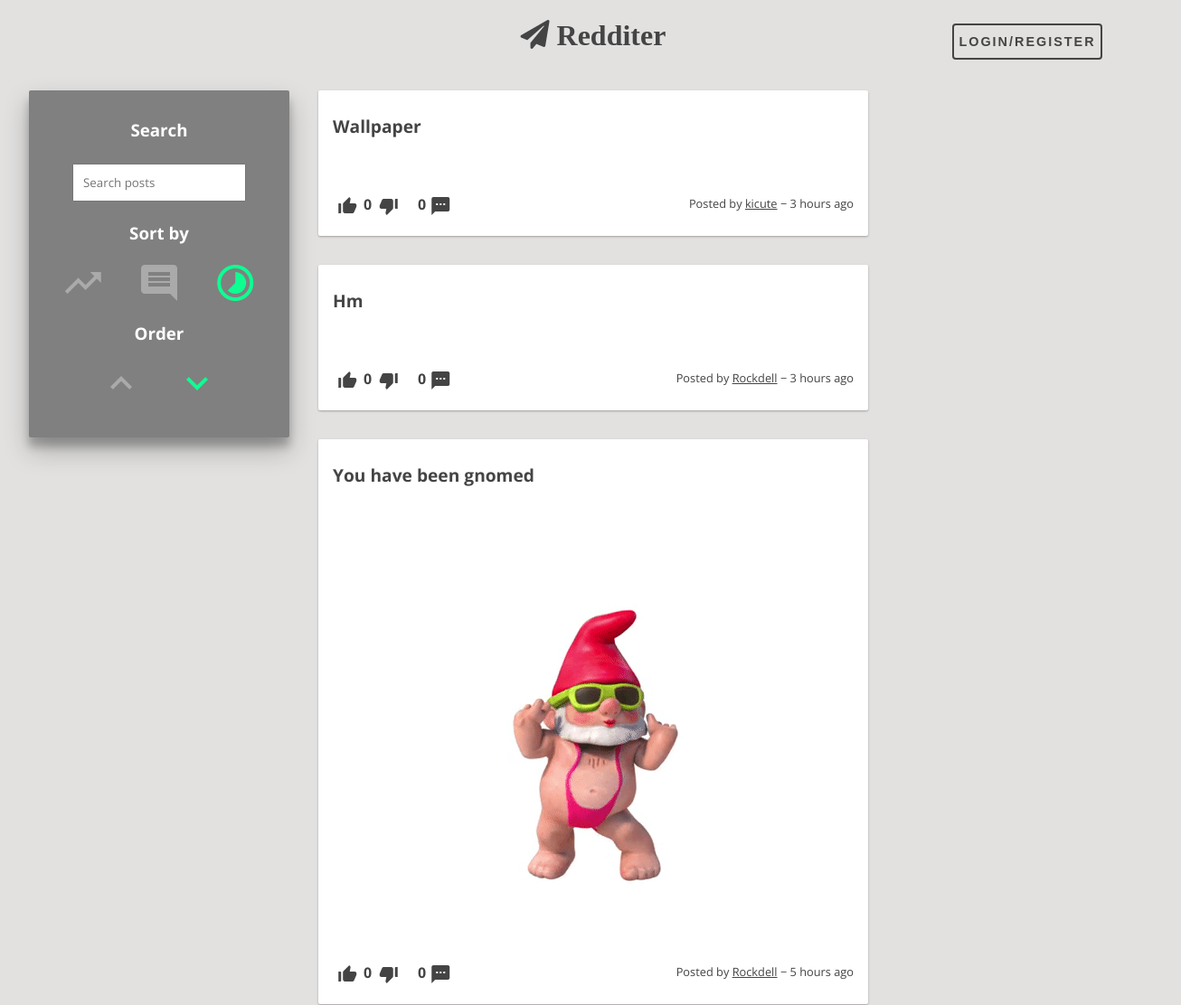
Page /pages/feed.php (upper part) on the earlier database version.
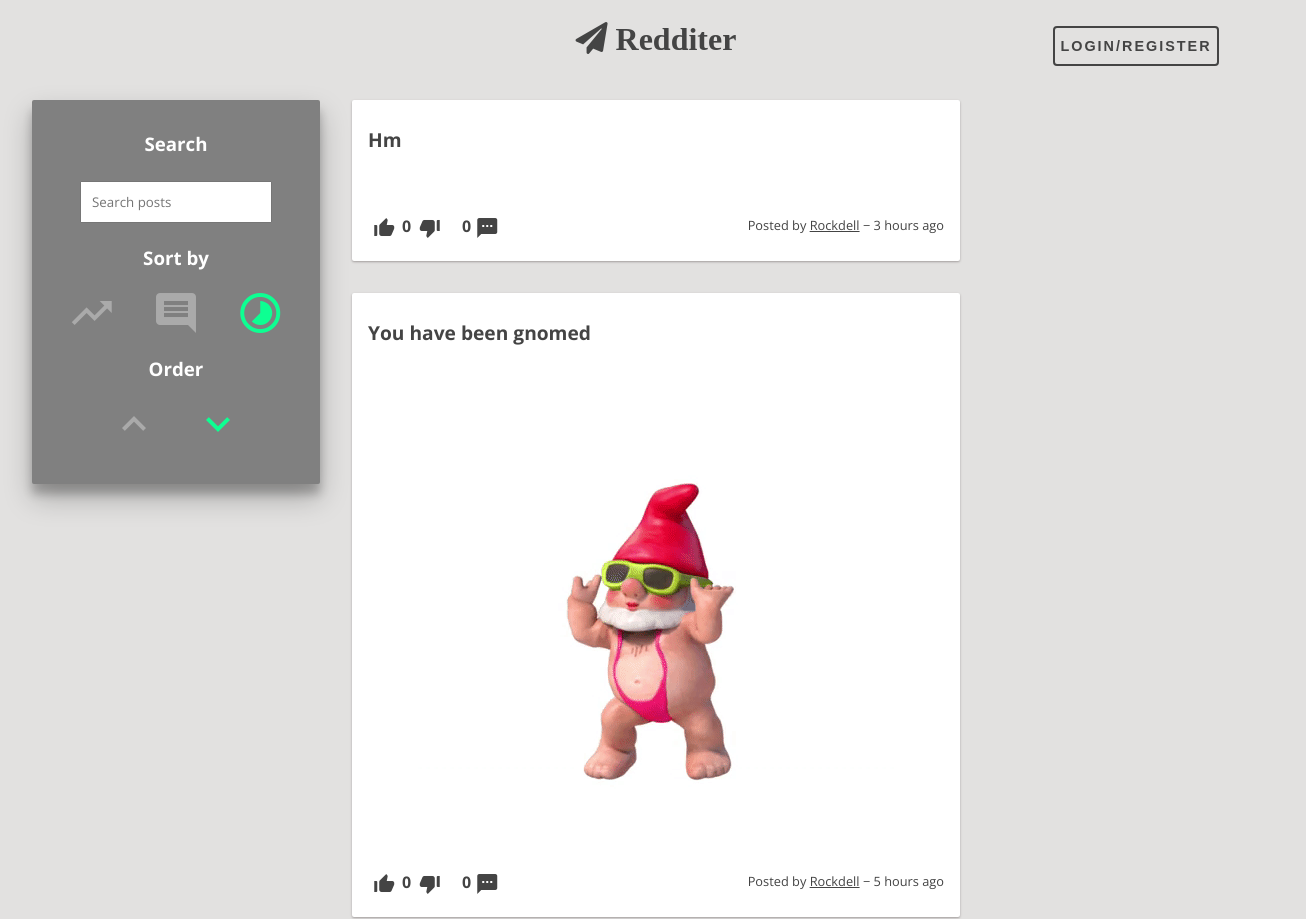
Same page on the later database version.
### tables this page shows
CREATE TABLE Post (
    postID INTEGER PRIMARY KEY AUTOINCREMENT,
    userID VARCHAR REFERENCES User ON DELETE CASCADE,
    title VARCHAR NOT NULL,
    content VARCHAR NOT NULL,
    postDate DATE NOT NULL DEFAULT (strftime('%s', 'now')),
    points INTEGER DEFAULT 0
);

### includes/session.php (called while the page is built, shortened)
<?php
    function isLoggedIn() {
        if (isset($_SESSION["userID"]) && $_SESSION["userID"] !== "")
            return true;
        else
            return false;
    }
?>

### database/post.php (called while the page is built, shortened)
<?php
function getAllPosts() {
	global $dbh;
	try {
		$stmt = $dbh->prepare("SELECT P.*, IFNULL(PC.count, 0) AS nrComments FROM Post P LEFT JOIN (SELECT postID, count(commentID) AS count FROM PostComment GROUP BY postID) AS PC ON P.postID = PC.postID ORDER BY P.postDate DESC");
		$stmt->execute();
		return $stmt->fetchAll();
	} catch(PDOException $e) {
		echo $e->getMessage();
		return null;
	}
}
function getNumberComments($postID) {
	global $dbh;
	try {
		$stmt = $dbh->prepare("SELECT count(*) as nrComments FROM PostComment Where postID = ?");
		$stmt->execute(array($postID));
		return $stmt->fetch();
	} catch(PDOException $e) {
		echo $e->getMessage();
		return null;
	}
}
?>

### database/timeAgo.php (called while the page is built, shortened)
<?php
    function time_ago($time) {
        $out    = '';
        $now    = time();
        $diff   = $now - $time;
        if( $diff < 60 )
            return TIMEBEFORE_NOW;
        elseif( $diff < 3600 )
            return str_replace( '{num}', ( $out = round( $diff / 60 ) ), $out == 1 ? TIMEBEFORE_MINUTE : TIMEBEFORE_MINUTES );
        elseif( $diff < 3600 * 24 )
            return str_replace( '{num}', ( $out = round( $diff / 3600 ) ), $out == 1 ? TIMEBEFORE_HOUR : TIMEBEFORE_HOURS );
        elseif( $diff < 3600 * 24 * 2 )
            return TIMEBEFORE_YESTERDAY;
        else
            return strftime( date( 'Y', $time ) == date( 'Y' ) ? TIMEBEFORE_FORMAT : TIMEBEFORE_FORMAT_YEAR, $time );
    }
?>

### includes/init.php (called while the page is built, shortened)
<?php
	$BASE_DIR = dirname(__DIR__);
	include_once($BASE_DIR."/includes/session.php");
?>

### templates/components/post.php (the view, shortened to what this page needs)
<?php
    require_once($BASE_DIR."/database/timeAgo.php");
    $numberComments = getNumberComments($post["postID"]);
?>
<article class="post container <?=$post["postID"]?>">
    <section id="post-title">
        <a href="/pages/post.php?id=<?=$post["postID"]?>"><h1><?=$post["title"]?></h1></a>
    </section>
    <section id="post-content">
        <?php if ($post["content"] === "") { ?>
            <div id="post-image">
                <img class="post-picture" src=
                <?php
                    $image = "/img/posts/".sha1($post["postID"]);
                    if (file_exists($BASE_DIR.$image.".png")) {
                        echo $image.".png";
                    } else if (file_exists($BASE_DIR.$image.".jpg")) {
                        echo $image.".jpg";
                    } else if (file_exists($BASE_DIR.$image.".gif")) {
                        echo $image.".gif";
                    }
                ?>>
            </div>
        <?php } else { ?>
            <div id="post-story">
                <p><?=$post["content"]?></p>
            </div>
        <?php } ?>
    </section>
    <section id="post-info">
        <label for="upvote<?=$post["postID"]?>">
            <i id="staticUp<?=$post["postID"]?>" class="material-icons">thumb_up_alt</i>
        </label>
        <p id="pp<?=$post["postID"]?>"><?=$post["points"]?></p>
        <label for="downvote<?=$post["postID"]?>">
            <i id="staticDown<?=$post["postID"]?>" class="material-icons">thumb_down_alt</i>
        </label>
        <p id="nrComments"><?=$numberComments["nrComments"]?></p>
        <a id="nrCommentsLink" href="/pages/post.php?id=<?=$post["postID"]?>">
            <i class="material-icons">textsms</i>
        </a>
        <div id="postByTimeAgo">
            <p id="postBy">
                Posted by
                <a id="postByLink" href="/pages/profile.php?user=<?=$post["userID"]?>"><?=$post["userID"]?></a>
                &minus;
                <?=time_ago($post["postDate"])?>
            </p>
        </div>
    </section>
</article>

### templates/common/header.php (shortened to what this page needs)
<!DOCTYPE html>
<html>
    <head>
        <link href="/css/style.css" rel="stylesheet">
        <link rel="stylesheet" href="https://use.fontawesome.com/releases/v5.5.0/css/all.css">
    </head>
    <body>
        <header>
            <a href="/pages/feed.php" class="logo"><i class="fas fa-paper-plane">  Redditer</i></a>
            <?php include_once($BASE_DIR."/templates/components/user-bar.php"); ?>
        </header>

### templates/components/user-bar.php
<aside id="user-bar">
    <?php if (isLoggedIn()) { ?>
        <a href="/pages/profile.php?user=<?=$_SESSION["userID"]?>">
            <span><?=$_SESSION["userID"]?></span>
            <img class="miniature-profile-picture" src=
            <?php
                $image = "/img/users/".sha1($_SESSION["userID"]);
                if (file_exists($BASE_DIR.$image.".png")) {
                    echo $image.".png";
                } else if (file_exists($BASE_DIR.$image.".jpg")) {
                    echo $image.".jpg";
                } else if (file_exists($BASE_DIR.$image.".gif")) {
                    echo $image.".gif";
                } else {
                    echo "/img/users/unknown.png";
                }
            ?>>
        </a>
    <?php } else { ?>
        <button id="sign-btn" class="fill open-btn">Login/Register</button>
    <?php } ?>
</aside>

### pages/feed.php (shortened to what this page needs)
<?php
	require_once("../includes/init.php");
	require_once($BASE_DIR."/database/post.php");
	$posts = getAllPosts();
	include_once($BASE_DIR."/actions/sort.php");
	include_once($BASE_DIR."/templates/common/header.php");
?>
<div id="feed-page" class="page">
	<?php
		include_once($BASE_DIR."/templates/components/search-bar.php");
		include_once($BASE_DIR."/templates/components/list-posts.php");
		if (isLoggedIn())
			include_once($BASE_DIR."/templates/components/newPost-bar.php");
		else {
			echo "<div class=\"free-space container\"></div>";
		}
	?>
</div>
<?php include_once($BASE_DIR."/templates/common/footer.php"); ?>

### templates/components/search-bar.php (shortened to what this page needs)
<aside id="search-bar" class="container">
    <section>
        <h1>Search</h1>
        <input type="search" placeholder="Search posts"/>
    </section>
    <section>
        <h1>Sort by</h1>
        <ul>
            <li>
                <label for="points"><i class="material-icons">trending_up</i></label>
            </li>
            <li>
                <label for="comments"><i class="material-icons">comment</i></label>
            </li>
            <li>
                <label for="date"><i class="material-icons">timelapse</i></label>
            </li>
        </ul>
    </section>
    <section>
        <h1>Order</h1>
        <ul>
            <li>
                <label for="asc"><i class="material-icons">expand_less</i></label>
            </li>
            <li>
                <label for="desc"><i class="material-icons">expand_more</i></label>
            </li>
        </ul>
    </section>
</aside>

### templates/components/list-posts.php
<section id="list-posts" class="list-posts">
<?php
    require_once($BASE_DIR."/database/post.php");
    if (empty($posts)) { ?>
        <h1>No posts to show</h1>
    <?php }
    else {
        foreach($posts as $post) {
            include($BASE_DIR."/templates/components/post.php");
        }
    }
?>
</section>

### templates/common/footer.php (shortened to what this page needs)
    </body>
</html>

### css/style.css (style rules this page uses)
:root { --main-bg-color: #e2e1e0; --main-text-color: #444; --alt-text-color: white; --main-container-bg-color: white; --alt1-container-bg-color: gray; --alt2-container-bg-color: #ffadad; --radio-color: #aaaaaa; --radio-selected-color: #0dff92; --radio-hover-color: white; --warning-bg-color: #ff6262; --box-shadow: 0 1px 3px rgba(133, 96, 96, 0.12), 0 1px 2px rgba(0,0,0,0.24); --selected-box-shadow: 0 14px 28px rgba(0,0,0,0.25), 0 10px 10px rgba(0,0,0,0.22); }
* { margin: 0; padding: 0; }
body { background: var(--main-bg-color); font-family: 'Open Sans', sans-serif; margin: 1em; display: grid; grid-gap: 0.5em 0.5em; grid-auto-rows: auto 1fr; grid-template-areas: "header" "page"; }
header { grid-area: header; display: grid; grid-auto-columns: 1fr 2fr 1fr; grid-template-areas: "search logo user"; box-sizing: border-box; }
header .logo { grid-area: logo; color: var(--main-text-color); font-weight: bold; font-size: 2em; text-align: center; }
header #user-bar { grid-area: user; text-align: center; }
#list-posts { width: 40em; display: flex; flex-direction: column; justify-content: space-evenly; }
#user-bar { font-weight: bold; align-self: center; text-align: center; }
#search-bar { background: var(--alt1-container-bg-color); text-align: center; box-shadow: var(--selected-box-shadow); width: 16em; height: 22em; display: flex; flex-direction: column; justify-content: space-evenly; }
#search-bar h1 { color: var(--alt-text-color); margin-bottom: 1em; }
#search-bar ul { list-style-type: none; margin: 0; padding: 0; }
#search-bar ul li { display: inline; color: var(--radio-color); }
#search-bar ul li label i { font-size: 3em; }
#search-bar ul li label { font-weight: bold; padding: 1em 1em 1em; margin: 10px auto; cursor: pointer; transition: all 0.25s linear; }
#search-bar input[type=radio]:checked ~ label { color: var(--radio-selected-color); }
.post { max-width: inherit; background: var(--main-container-bg-color); box-shadow: var(--box-shadow); transition: all 0.3s cubic-bezier(.25,.8,.25,1); display: grid; grid-template-columns: 1fr 1fr; grid-template-areas: "post-title post-title" "post-content post-content" "post-info post-info"; }
.post #post-title { grid-area: post-title; word-break: break-word; }
.post #post-title h1 { font-size: 1.2em; font-weight: bold; color: var(--main-text-color); margin-top: 0.5em; margin-bottom: 0.5em; }
.post #post-content { grid-area: post-content; margin-top: 0.5em; margin-bottom: 0.5em; }
.post #post-content #post-image { align-self: center; text-align: center; }
.post #post-info { grid-area: post-info; margin-top: 1em; }
.post #post-content, #post-info { color: var(--main-text-color); }
.post #post-info label { cursor: pointer; transition: color 1s; }
.post #post-info p[id^="pp"], .post #nrComments { font-weight: bold; display: inline; position: relative; left: 0.1em; bottom: 0.5em; }
.post #nrComments, .post #nrCommentsLink { left: 1em; }
.post #nrCommentsLink { position: relative; }
.post #postByTimeAgo { position: relative; float: right; font-size: 0.8em; }
.post #postBy { display: inline; }
.post #postByLink { text-decoration: underline; }
.post-picture { max-width: 100%; height: auto; }
.free-space { width: 16em; }
.page { grid-area: page; display: flex; flex-direction: row; justify-content: space-around; }
.container { border-radius: 2px; padding: 1em; margin: 1em; word-wrap: break-word; cursor: default; }
a { text-decoration: none; color: #444; }
input[type=text], input[type=password], input[type=search], input[type=email], textarea { font-family: 'Open Sans'; width: 75%; padding: 0.75em; margin: 0.50em; -webkit-appearance: button; }
button { position: relative; height: 40px; margin: 10px; padding: 5px 5px; font-weight: bold; font-size: 0.90em; letter-spacing: 2px; color: var(--main-text-color); border: 2px var(--main-text-color) solid; border-radius: 4px; text-transform: uppercase; outline: 0; overflow:hidden; background: none; z-index: 1; cursor: pointer; transition: 0.08s ease-in; }
.fill:before { content: ""; position: absolute; background-color: #444; bottom: 0; left: 0; right: 0; top: 100%; z-index: -1; transition: top 0.08s ease-in; }

Differences in the rows shown:
removed post: title "Wallpaper", points "0", nrComments "0", userID "kicute", postDate "3 hours ago"
